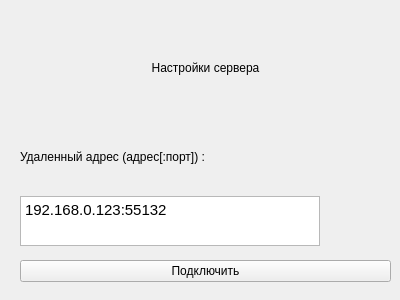
<?xml version="1.0" encoding="UTF-8"?>
<ui version="4.0">
 <class>Server</class>
 <widget class="QWidget" name="Server">
  <property name="geometry">
   <rect>
    <x>0</x>
    <y>0</y>
    <width>400</width>
    <height>300</height>
   </rect>
  </property>
  <property name="windowTitle">
   <string>Сервер</string>
  </property>
  <widget class="QWidget" name="verticalLayoutWidget">
   <property name="geometry">
    <rect>
     <x>20</x>
     <y>10</y>
     <width>371</width>
     <height>281</height>
    </rect>
   </property>
   <layout class="QVBoxLayout" name="verticalLayout">
    <item>
     <widget class="QLabel" name="label_3">
      <property name="enabled">
       <bool>true</bool>
      </property>
      <property name="minimumSize">
       <size>
        <width>369</width>
        <height>50</height>
       </size>
      </property>
      <property name="maximumSize">
       <size>
        <width>16777215</width>
        <height>100</height>
       </size>
      </property>
      <property name="text">
       <string>Настройки сервера</string>
      </property>
      <property name="scaledContents">
       <bool>false</bool>
      </property>
      <property name="alignment">
       <set>Qt::AlignCenter</set>
      </property>
      <property name="wordWrap">
       <bool>true</bool>
      </property>
     </widget>
    </item>
    <item>
     <widget class="QLabel" name="label_2">
      <property name="maximumSize">
       <size>
        <width>300</width>
        <height>50</height>
       </size>
      </property>
      <property name="text">
       <string>Удаленный адрес (адрес[:порт]) :</string>
      </property>
     </widget>
    </item>
    <item>
     <widget class="QTextEdit" name="textEdit_addres_port">
      <property name="maximumSize">
       <size>
        <width>300</width>
        <height>50</height>
       </size>
      </property>
      <property name="contextMenuPolicy">
       <enum>Qt::DefaultContextMenu</enum>
      </property>
      <property name="tabChangesFocus">
       <bool>false</bool>
      </property>
      <property name="html">
       <string>&lt;!DOCTYPE HTML PUBLIC &quot;-//W3C//DTD HTML 4.0//EN&quot; &quot;http://www.w3.org/TR/REC-html40/strict.dtd&quot;&gt;
&lt;html&gt;&lt;head&gt;&lt;meta name=&quot;qrichtext&quot; content=&quot;1&quot; /&gt;&lt;style type=&quot;text/css&quot;&gt;
p, li { white-space: pre-wrap; }
&lt;/style&gt;&lt;/head&gt;&lt;body style=&quot; font-family:'Ubuntu'; font-size:11pt; font-weight:400; font-style:normal;&quot;&gt;
&lt;p style=&quot; margin-top:0px; margin-bottom:0px; margin-left:0px; margin-right:0px; -qt-block-indent:0; text-indent:0px;&quot;&gt;192.168.0.123:55132&lt;/p&gt;&lt;/body&gt;&lt;/html&gt;</string>
      </property>
     </widget>
    </item>
    <item>
     <widget class="QPushButton" name="pushButton_run">
      <property name="text">
       <string>Подключить</string>
      </property>
     </widget>
    </item>
   </layout>
  </widget>
 </widget>
 <resources/>
 <connections/>
</ui>
